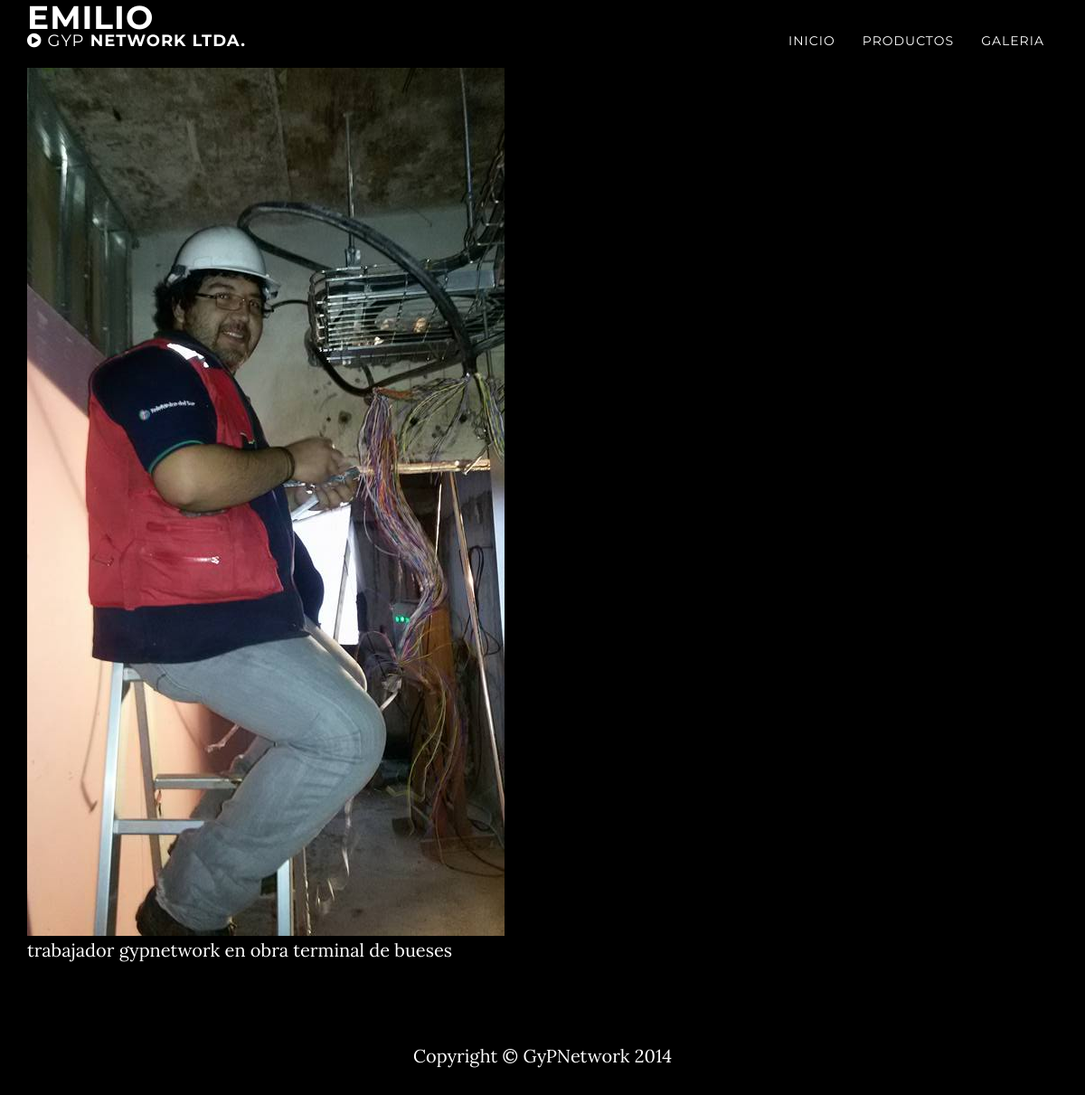
The page /galeria/1/ on the database its author committed.
### galeria/models.py (models this page shows)
class Imagen(models.Model):
	imagen = models.ImageField(upload_to='galeria')
	nombre = models.CharField(max_length=50)
	descripcion = models.CharField(max_length=150)
	tags = models.CharField(max_length=150)

### galeria/views.py (the view)
# urls.py: url(r'^(?P<imagen_id>[0-9]+)/$', views.d_imagen, name='imagen'),
def d_imagen(request, imagen_id):
    imagen = get_object_or_404(Imagen, pk=imagen_id)
    return render(request, 'imagen.html', {'imagen': imagen})

### galeria/templates/imagen.html (shortened to what this page needs)
{% extends "base.html" %}
{% load static %}
{% block body %}
<div class='container'>
	<h1>{{ imagen.nombre }}</h1>
	<img class='img-responsive' src="{{ imagen.imagen.url }}" height="880"></a>
	<p>{{ imagen.descripcion }}</p>
</div>
{% endblock %}

### static/css/grayscale.css (style rules this page uses)
body { width: 100%; height: 100%; font-family: Lora,"Helvetica Neue",Helvetica,Arial,sans-serif; color: #fff; background-color: #000; }
html { width: 100%; height: 100%; }
h1, h2, h3, h4, h5, h6 { margin: 0 0 35px; text-transform: uppercase; font-family: Montserrat,"Helvetica Neue",Helvetica,Arial,sans-serif; font-weight: 700; letter-spacing: 1px; }
p { margin: 0 0 25px; font-size: 18px; line-height: 1.5; }
@media (min-width:768px) { p { margin: 0 0 35px; font-size: 20px; line-height: 1.6; } }
body { webkit-tap-highlight-color: rgba(255,255,255,.2); }

### rows shown on the page
Imagen: imagen (picture), descripcion "trabajador gypnetwork en obra terminal de bueses"
